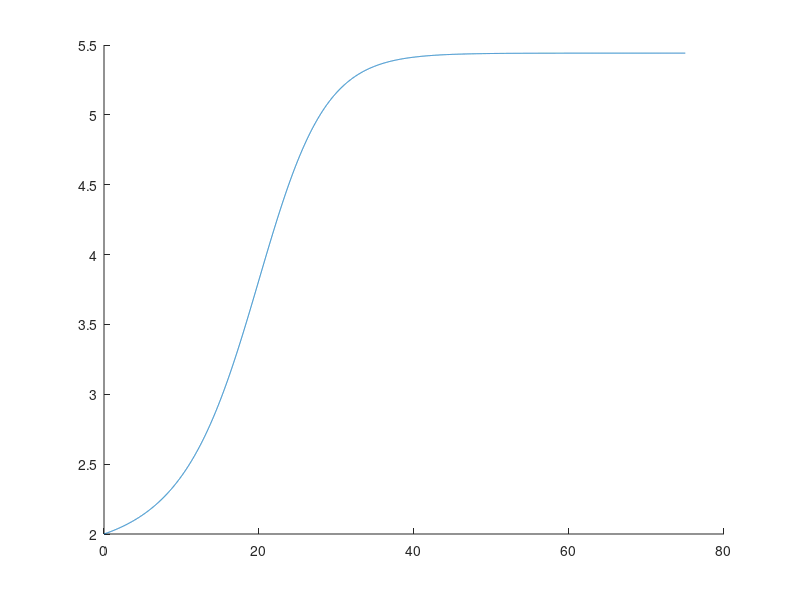

Source code (MATLAB): (Note: this script raises an error after producing the figure.)


r = .65;
L = 8.1;
p = 1.2;
q = 1;
h = @(x) p*x.^2./(q+x.^2);
x_prime = @(t,x) r*x.*(1-x/L)-h(x);
h1 = .01;
t1 = 0:h1:75;
x2 = 0:h1:75;
x1 = zeros(1,length(t1));
x1(1) = 2;
for n = 1:(length(t1)-1)
    x1(n+1) = x1(n) + h1*x_prime(t1(n),x1(n));
end
f = @(t,x) (0.65*(1-(x./8.1)).*x)-(1.2*x.^2./(1+x.^2));
hold on
plot(t1,x1)
dirfield(f,0:1:30, 0:0.5:15, 'name')
hold off
